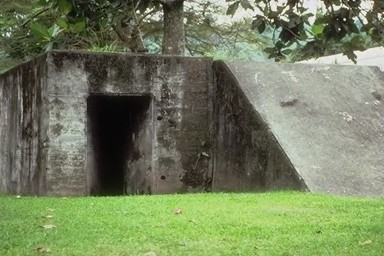
#> input picture data/corel-1k/africans/14.jpg, 384 x 256 px; its folder holds only this picture in this run
$ python preprocessing.py
#> lines starting #> are read from the running program, lines starting #| are printed output that depends on the picture
"""
preprocessing.py - Tien xu ly anh cho bai toan Color Correlogram
"""

import os
from typing import List, Tuple, Union
import cv2
import numpy as np
from pathlib import Path


def _validate_image_array(img: np.ndarray, param_name: str = "img") -> None:
    """Validate image is a valid numpy array."""
    if not isinstance(img, np.ndarray):
        raise TypeError(f"{param_name} must be numpy array, got {type(img)}")
    if img.ndim != 3:
        raise ValueError(
            f"{param_name} must be 3D array (H, W, C), got shape {img.shape}"
        )
    if img.shape[2] != 3:
        raise ValueError(f"{param_name} must have 3 channels, got {img.shape[2]}")


def _validate_size_tuple(
    size: Union[Tuple[int, int], List[int]], param_name: str = "size"
) -> None:
    """Validate size is a valid (width, height) tuple."""
    if not isinstance(size, (tuple, list)) or len(size) != 2:
        raise ValueError(f"{param_name} must be tuple/list of 2 ints, got {size}")
    if not all(isinstance(s, int) and s > 0 for s in size):
        raise ValueError(f"{param_name} values must be positive integers, got {size}")


def _validate_bins(h_bins: int, s_bins: int, v_bins: int) -> None:
    """Validate bin parameters."""
    for bins, name in [(h_bins, "h_bins"), (s_bins, "s_bins"), (v_bins, "v_bins")]:
        if not isinstance(bins, int) or bins <= 0:
            raise ValueError(f"{name} must be positive integer, got {bins}")


def load_image(
    path: Union[str, Path], size: Tuple[int, int] = (128, 128)
) -> np.ndarray:
    """Doc anh va resize ve kich thuoc dong nhat.

    Args:
        path: Duong dan den file anh
        size: Kich thuoc dau ra (width, height)

    Returns:
        img: Anh BGR (numpy array) da resize

    Raises:
        ValueError: If image cannot be loaded or size is invalid
        TypeError: If path is not a valid path type
    """
    try:
        _validate_size_tuple(size, "size")
        img = cv2.imread(str(path))
        if img is None:
            raise ValueError(f"Khong the doc anh: {path}")
        img = cv2.resize(img, size, interpolation=cv2.INTER_AREA)
        return img
    except (OSError, IOError) as e:
        raise ValueError(f"Loi doc file anh {path}: {e}")


def convert_to_hsv(img: np.ndarray) -> np.ndarray:
    """Chuyen anh tu BGR sang HSV.

    Args:
        img: Anh BGR (numpy array)

    Returns:
        img_hsv: Anh HSV (numpy array)

    Raises:
        TypeError: If img is not a valid image array
        ValueError: If img has invalid shape
    """
    _validate_image_array(img, "img")
    try:
        return cv2.cvtColor(img, cv2.COLOR_BGR2HSV)
    except cv2.error as e:
        raise ValueError(f"Loi chuyen doi BGR->HSV: {e}")


def quantize_colors_hsv(
    img_hsv: np.ndarray, h_bins: int = 8, s_bins: int = 3, v_bins: int = 3
) -> Tuple[np.ndarray, int]:
    """Luong tu hoa mau sac trong khong gian HSV.

    Giam so mau tu hang trieu xuong con h_bins * s_bins * v_bins mau.

    Args:
        img_hsv: Anh HSV (numpy array)
        h_bins: So bin cho kenh Hue (0-179 trong OpenCV)
        s_bins: So bin cho kenh Saturation (0-255)
        v_bins: So bin cho kenh Value (0-255)

    Returns:
        quantized: Ma tran 2D, moi pixel la ma mau (0 -> n_colors-1)
        n_colors: Tong so mau sau luong tu hoa

    Raises:
        TypeError: If img_hsv is not a valid image array
        ValueError: If bins are invalid
    """
    _validate_image_array(img_hsv, "img_hsv")
    _validate_bins(h_bins, s_bins, v_bins)

    h = img_hsv[:, :, 0].astype(np.int32)
    s = img_hsv[:, :, 1].astype(np.int32)
    v = img_hsv[:, :, 2].astype(np.int32)

    # OpenCV HSV: H in [0, 179], S in [0, 255], V in [0, 255]
    h_q = np.clip(h * h_bins // 180, 0, h_bins - 1).astype(np.int32)
    s_q = np.clip(s * s_bins // 256, 0, s_bins - 1).astype(np.int32)
    v_q = np.clip(v * v_bins // 256, 0, v_bins - 1).astype(np.int32)

    # Ma hoa thanh 1 so duy nhat cho moi to hop mau
    n_colors = h_bins * s_bins * v_bins
    quantized = h_q * (s_bins * v_bins) + s_q * v_bins + v_q

    return quantized, n_colors


def quantize_colors_rgb(img_bgr: np.ndarray, bins: int = 4) -> Tuple[np.ndarray, int]:
    """Luong tu hoa mau sac trong khong gian RGB.

    Args:
        img_bgr: Anh BGR (numpy array)
        bins: So bin cho moi kenh R, G, B

    Returns:
        quantized: Ma tran 2D, moi pixel la ma mau
        n_colors: Tong so mau sau luong tu hoa

    Raises:
        TypeError: If img_bgr is not a valid image array
        ValueError: If bins is invalid
    """
    _validate_image_array(img_bgr, "img_bgr")
    if not isinstance(bins, int) or bins <= 0:
        raise ValueError(f"bins must be positive integer, got {bins}")

    try:
        img_rgb = cv2.cvtColor(img_bgr, cv2.COLOR_BGR2RGB)
    except cv2.error as e:
        raise ValueError(f"Loi chuyen doi BGR->RGB: {e}")

    r = img_rgb[:, :, 0].astype(np.int32)
    g = img_rgb[:, :, 1].astype(np.int32)
    b = img_rgb[:, :, 2].astype(np.int32)

    r_q = np.clip(r * bins // 256, 0, bins - 1).astype(np.int32)
    g_q = np.clip(g * bins // 256, 0, bins - 1).astype(np.int32)
    b_q = np.clip(b * bins // 256, 0, bins - 1).astype(np.int32)

    n_colors = bins**3
    quantized = r_q * (bins * bins) + g_q * bins + b_q

    return quantized, n_colors


def load_dataset(
    data_dir: Union[str, Path], size: Tuple[int, int] = (128, 128)
) -> Tuple[List[np.ndarray], List[str], List[str]]:
    """Tai toan bo dataset tu thu muc co cau truc class/image.

    Args:
        data_dir: Thu muc goc chua cac thu muc con (moi thu muc la 1 lop)
        size: Kich thuoc resize

    Returns:
        images: List cac anh BGR
        labels: List cac nhan (ten thu muc)
        paths: List duong dan file

    Raises:
        ValueError: If data_dir is invalid or empty
        TypeError: If size is invalid
    """
    _validate_size_tuple(size, "size")

    data_dir = Path(data_dir)
    if not data_dir.exists():
        raise ValueError(f"Thu muc {data_dir} khong ton tai")
    if not data_dir.is_dir():
        raise ValueError(f"{data_dir} khong phai la thu muc")

    images: List[np.ndarray] = []
    labels: List[str] = []
    paths: List[str] = []

    # Sap xep de dam bao thu tu nhat quan
    class_dirs = sorted([d for d in data_dir.iterdir() if d.is_dir()])

    if len(class_dirs) == 0:
        raise ValueError(f"Khong tim thay thu muc con nao trong {data_dir}")

    print(f"Tim thay {len(class_dirs)} lop:")
    for class_dir in class_dirs:
        class_name = class_dir.name
        # Ho tro nhieu dinh dang anh
        image_files = []
        for ext in ["*.jpg", "*.jpeg", "*.png", "*.bmp", "*.tif", "*.tiff"]:
            image_files.extend(list(class_dir.glob(ext)))
            image_files.extend(list(class_dir.glob(ext.upper())))

        image_files = sorted(set(image_files))
        print(f"  - {class_name}: {len(image_files)} anh")

        for img_path in image_files:
            try:
                img = load_image(img_path, size)
#> in load_image, img is the input picture: shape (256, 384, 3); mean B, G, R 94.8, 127.8, 116.7
#> in load_image, `img = cv2.resize(img, size, interpolation=cv2.INTER_AREA)`:
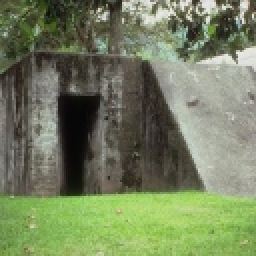
#> img: shape (128, 128, 3) (shown 2 times larger); mean B, G, R 94.8, 127.8, 116.7
                images.append(img)
                labels.append(class_name)
                paths.append(str(img_path))
            except Exception as e:
                print(f"    Loi khi doc {img_path}: {e}")
#> pass 2 of the loop in load_dataset, `for class_dir in class_dirs:`:
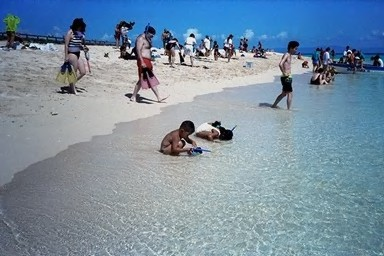
#> input picture data/corel-1k/beaches/104.jpg, 384 x 256 px
#> in load_image, img is the input picture: shape (256, 384, 3); mean B, G, R 162.2, 143.8, 122
#> in load_image (call 2), `img = cv2.resize(img, size, interpolation=cv2.INTER_AREA)`:
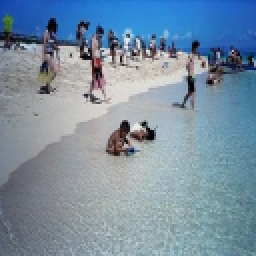
#> img: shape (128, 128, 3) (shown 2 times larger); mean B, G, R 162.2, 143.8, 122

    print(f"\nTong cong: {len(images)} anh, {len(set(labels))} lop")
#| Tong cong: 2 anh, 2 lop
    return images, labels, paths


def get_class_names(data_dir: Union[str, Path]) -> List[str]:
    """Lay danh sach ten cac lop tu thu muc dataset.

    Args:
        data_dir: Thu muc goc chua dataset

    Returns:
        class_names: List ten cac lop (da sap xep)

    Raises:
        ValueError: If data_dir is invalid
    """
    data_dir = Path(data_dir)
    if not data_dir.exists():
        raise ValueError(f"Thu muc {data_dir} khong ton tai")
    if not data_dir.is_dir():
        raise ValueError(f"{data_dir} khong phai la thu muc")

    return sorted([d.name for d in data_dir.iterdir() if d.is_dir()])


if __name__ == "__main__":
    # Test nhanh
    import sys

    if len(sys.argv) > 1:
        data_dir = sys.argv[1]
    else:
        data_dir = os.path.join(
            os.path.dirname(os.path.dirname(__file__)), "data", "corel-1k"
        )

    print(f"Thu muc du lieu: {data_dir}")

    if os.path.exists(data_dir):
        images, labels, paths = load_dataset(data_dir)
#> images = 2 items; labels = ['africans', 'beaches']; paths = 2 items

        if len(images) > 0:
            # Test tien xu ly 1 anh
            img = images[0]
            print(f"\nTest anh dau tien: {paths[0]}")
#| Test anh dau tien: data/corel-1k/africans/14.jpg
            print(f"  Kich thuoc: {img.shape}")
#|   Kich thuoc: (128, 128, 3)

            # Test HSV quantization
            img_hsv = convert_to_hsv(img)
#> in convert_to_hsv, `return cv2.cvtColor(img, cv2.COLOR_BGR2HSV)`: returned value: shape (128, 128, 3); mean H, S, V 34.6, 65, 129.2
            q_hsv, n_hsv = quantize_colors_hsv(img_hsv)
#> in quantize_colors_hsv, `h_q = np.clip(h * h_bins // 180, 0, h_bins - 1).astype(np.int32)`:
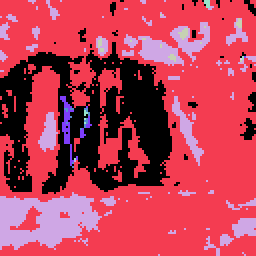
#> h_q: shape (128, 128) int32 (shown 2 times larger); 8 distinct labels, from 0 to 7; one colour per label, 0 black
#> in quantize_colors_hsv, `s_q = np.clip(s * s_bins // 256, 0, s_bins - 1).astype(np.int32)`:
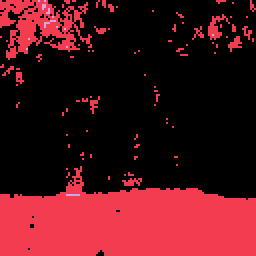
#> s_q: shape (128, 128) int32 (shown 2 times larger); 3 distinct labels, from 0 to 2; one colour per label, 0 black
#> in quantize_colors_hsv, `v_q = np.clip(v * v_bins // 256, 0, v_bins - 1).astype(np.int32)`: v_q: shape (128, 128) int32; 3 distinct labels, from 0 to 2
#> in quantize_colors_hsv, `quantized = h_q * (s_bins * v_bins) + s_q * v_bins + v_q`:
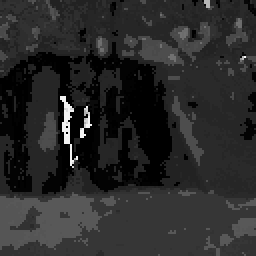
#> quantized: shape (128, 128) int32 (shown 2 times larger); min 0, max 66, mean 10.8; drawn with min black and max white
#> n_hsv = 72
            print(f"  HSV quantized: {q_hsv.shape}, {n_hsv} mau")
#|   HSV quantized: (128, 128), 72 mau
            print(f"  So mau thuc te: {len(np.unique(q_hsv))}")
#|   So mau thuc te: 31

            # Test RGB quantization
            q_rgb, n_rgb = quantize_colors_rgb(img)
#> in quantize_colors_rgb, `r_q = np.clip(r * bins // 256, 0, bins - 1).astype(np.int32)`: r_q: shape (128, 128) int32; 4 distinct labels, from 0 to 3
#> in quantize_colors_rgb, `g_q = np.clip(g * bins // 256, 0, bins - 1).astype(np.int32)`:
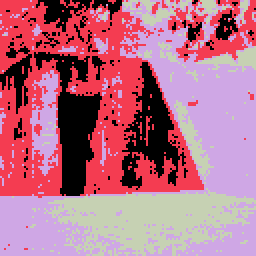
#> g_q: shape (128, 128) int32 (shown 2 times larger); 4 distinct labels, from 0 to 3; one colour per label, 0 black
#> in quantize_colors_rgb, `b_q = np.clip(b * bins // 256, 0, bins - 1).astype(np.int32)`:
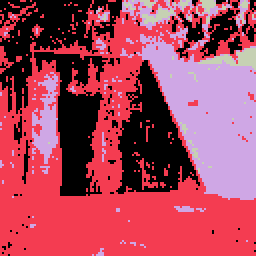
#> b_q: shape (128, 128) int32 (shown 2 times larger); 4 distinct labels, from 0 to 3; one colour per label, 0 black
#> in quantize_colors_rgb, `quantized = r_q * (bins * bins) + g_q * bins + b_q`:
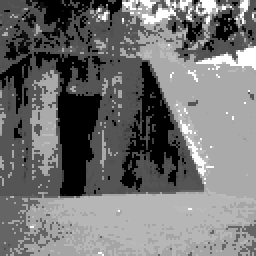
#> quantized: shape (128, 128) int32 (shown 2 times larger); min 0, max 63, mean 28.3; drawn with min black and max white
#> n_rgb = 64
            print(f"  RGB quantized: {q_rgb.shape}, {n_rgb} mau")
#|   RGB quantized: (128, 128), 64 mau
            print(f"  So mau thuc te: {len(np.unique(q_rgb))}")
#|   So mau thuc te: 17
    else:
        print(f"Thu muc {data_dir} khong ton tai!")
        print("Hay tai dataset va dat vao thu muc data/corel-1k/")
